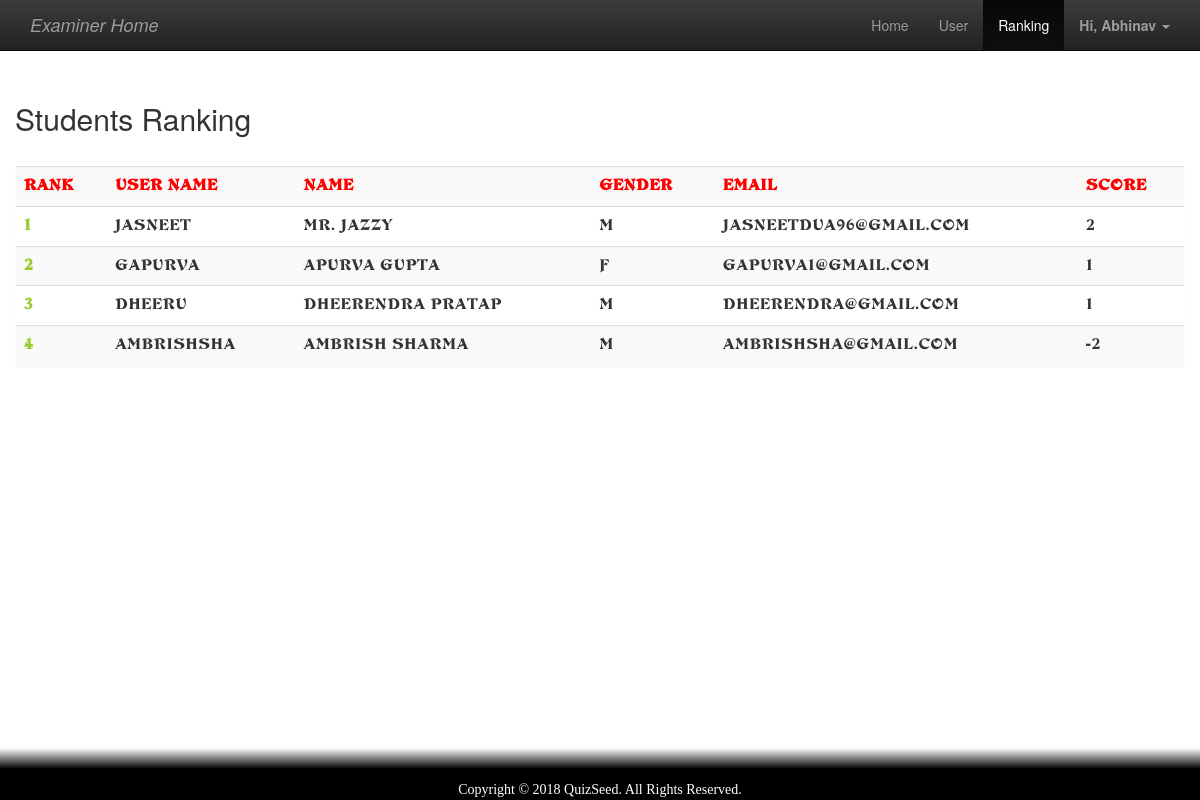
Screenshot of /examiner_ranking.php (signed in) with the database file from the repository.
### tables this page shows
CREATE TABLE IF NOT EXISTS `rank` (
  `uname` varchar(50) NOT NULL,
  `score` int(11) NOT NULL,
  `time` timestamp NOT NULL DEFAULT CURRENT_TIMESTAMP ON UPDATE CURRENT_TIMESTAMP
);

CREATE TABLE IF NOT EXISTS `user` (
  `uname` varchar(50) NOT NULL COMMENT 'User Name',
  `pass` varchar(50) NOT NULL COMMENT 'Password',
  `cat` varchar(15) NOT NULL COMMENT 'Category',
  `fname` varchar(15) NOT NULL COMMENT 'First Name',
  `lname` varchar(16) NOT NULL COMMENT 'Last Name',
  `email` varchar(50) NOT NULL COMMENT 'E Mail',
  `phn` varchar(16) NOT NULL COMMENT 'Phone Number',
  `gender` varchar(2) NOT NULL COMMENT 'Gender',
  `dob` date NOT NULL COMMENT 'Date of Birth',
  `pic` varchar(6) NOT NULL COMMENT 'Picture Extension'
);

### examiner_ranking.php (the view, shortened to what this page needs)
<?php
require 'include/variables.php';
?>
<html>
	<head>
		<?php require 'include/head.php'; ?>
	</head>
	<body>
		<div class="container-fluid">
			<header class="navbar navbar-inverse navbar-fixed-top">
				<div class="container">
					<nav class="navbar-header">
						<a class="navbar-brand logo" href="examiner_home.php">
							<i>Examiner Home</i>
						</a>
					</nav>
					<nav class="collapse navbar-collapse" id="ShowNav">
							<ul class="nav navbar-nav navbar-right">
								<li><a href="admin_home.php">Home</a></li>
								<li><a href="examiner_user.php">User</a></li>
								<li  class="active"><a href="#">Ranking</a></li>
								<li class="dropdown">
									<a href="#"  class="dropdown-toggle" data-toggle="dropdown">
									<b class="text-capitalize">Hi, <?php echo $_SESSION["uname"]; ?> </b> <i class="caret"></i>
									</a>
								</li>
							</ul>
					</nav>
				</div>
			</header>
			<main class="row">
	<div class="container">
      <div class="row">
		  <h2>Students Ranking</h2>
		  <br>
<?php
$con = mysqli_connect($db_host,$db_user,$db_pass,$db_name);
$q = mysqli_query($con,"SELECT * FROM rank  ORDER BY score DESC " )or die('Error223');
echo  '<div class="panel title"><div class="table-responsive">
<table class="table table-striped title1" >
	<tr style="color:red">
		<td><b>Rank</b></td>
		<td><b>User Name</b></td>
		<td><b>Name</b></td>
		<td><b>Gender</b></td>
		<td><b>Email</b></td>
		<td><b>Score</b></td>
	</tr>';
$c=0;
while($row=mysqli_fetch_array($q))
{
	$e=$row['uname'];
	$s=$row['score'];
	$name=
	$gender=
	$email="n/a";
	$q12=mysqli_query($con,"SELECT * FROM user WHERE uname='$e' " )or die('Error231');
	while($row = mysqli_fetch_array($q12))
	{
		if(!$row['fname']=="") $name = $row['fname']." ".$row['lname'];
			else	$name ="n/a";
		if(!$row['email']=="") $email = $row['email'];
			else	$email ="n/a";
		if(!$row['gender']=="") $gender = $row['gender'];
			else	$gender ="n/a";
	}
	$c++;
	echo '<tr>
			<td style="color:#99cc32"><b>'.$c.'</b></td>
			<td>'.$e.'</td>
			<td>'.$name.'</td>
			<td>'.$gender.'</td>
			<td>'.$email.'</td>
			<td>'.$s.'</td>
			</tr>';
}
echo '</table></div></div>';
?>
		  <br>
		  <br>
		  <br>
		  <br>
      </div>
    </div>
			</main>
			<footer class="navbar navbar-fixed-bottom mainFooter blackFooter">Copyright &copy; <?php echo date('Y')?> QuizSeed. All Rights Reserved.</footer>
		</div>
	</body>
</html>

### css/style.css (style rules this page uses)
main { min-height: 100vh; padding-top: 7%; background: rgba(255,255,255,.2); }
.mainFooter { color: white; font-family:normal; text-align:center ; padding-top: 4vh; border: none; }
.blackFooter { background : linear-gradient(to top, rgb(0,0,0) 60% , rgba(255,255,255,0.01) 100%); }
.title { color: #ffffff; font-family: 'de-vinne'; font-size:40px; line-height:50px; text-transform: uppercase; letter-spacing: 1px; margin-bottom: 15px; }

### rows the page displays
rank: uname "JASNEET", user.fname+lname "MR. JAZZY", user.gender "M", user.email "JASNEETDUA96@GMAIL.COM", score "2"
rank: uname "GAPURVA", user.fname+lname "APURVA GUPTA", user.gender "F", user.email "GAPURVA1@GMAIL.COM", score "1"
rank: uname "DHEERU", user.fname+lname "DHEERENDRA PRATAP", user.gender "M", user.email "DHEERENDRA@GMAIL.COM", score "1"
rank: uname "AMBRISHSHA", user.fname+lname "AMBRISH SHARMA", user.gender "M", user.email "AMBRISHSHA@GMAIL.COM", score "-2"

### other values shown
$_SESSION["uname"] "Abhinav"
